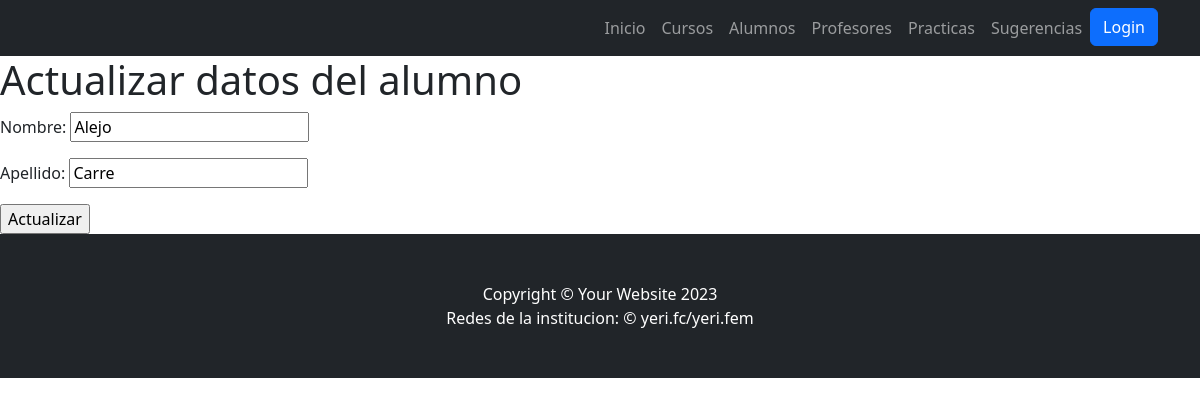
The app's page /alumno/6/actualizar, older data.
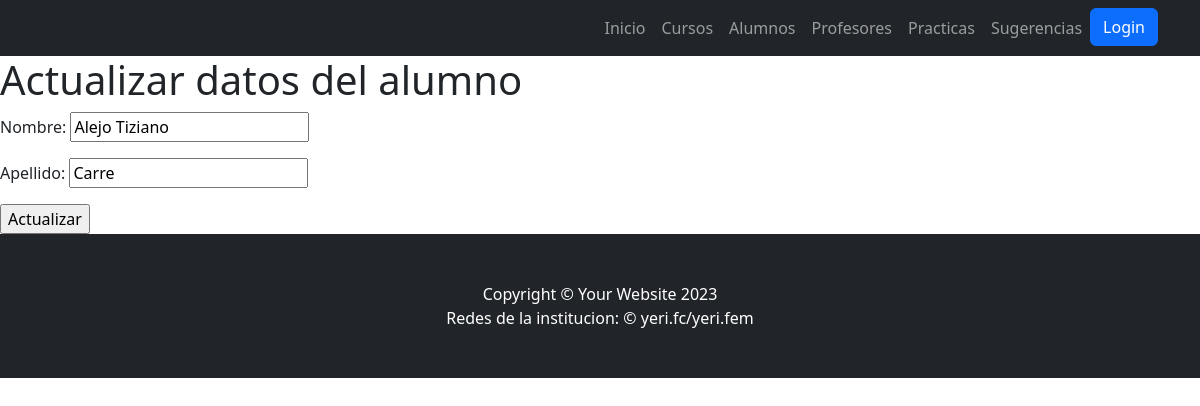
The same page, newer data.
### Appyeri/models.py (models this page shows)
class Alumno(models.Model):
    nombre = models.CharField(max_length=40)
    apellido = models.CharField(max_length=20)
    email = models.EmailField(max_length=40)

### Appyeri/views.py (the view)
# urls.py: path('alumno/<pk>/actualizar', views.AlumnoUpdateView.as_view(), name='AlumnoActualizar'),
class AlumnoUpdateView(UpdateView):
    model = Alumno
    template_name = "Appyeri/actualizar_alumnos.html"
    success_url = reverse_lazy("ListarAlumnos")
    fields= ["nombre", "apellido"]

### Appyeri/templates/appyeri/actualizar_alumnos.html (shortened to what this page needs)
{% extends 'Appyeri/base.html' %}
{% load static %}
{%block actualizar_alumnos%}
<h1>Actualizar datos del alumno</h1>
<form action="" method="POST">
    {{form.as_p}}
    <input type="submit" value="Actualizar">
</form>
{%endblock actualizar_alumnos%}

Row changes from the older to the newer data that the page shows:
changed Alumno "Carre": nombre "Alejo" → "Alejo Tiziano"
